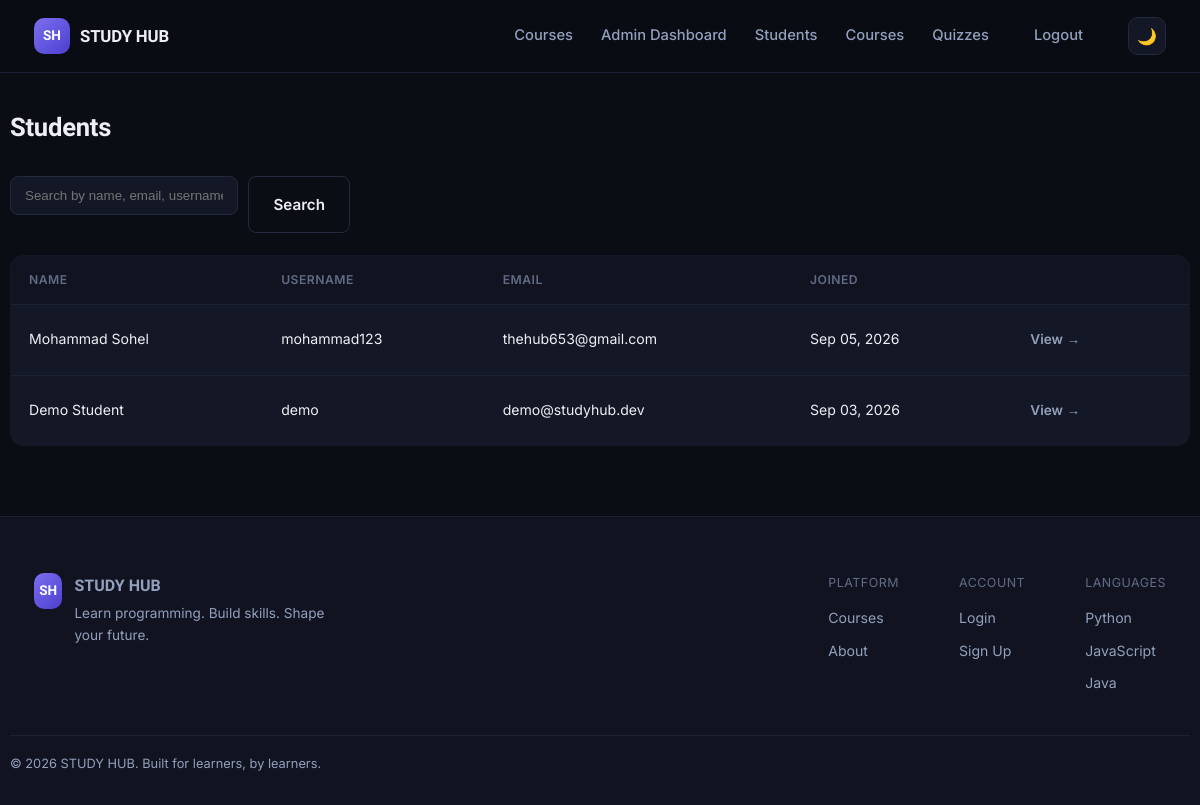
/admin/students (signed in), run on the app's committed database.
### models.py (models this page shows, shortened)
class Student(UserMixin, db.Model):
    __tablename__ = "students"
    id = db.Column(db.Integer, primary_key=True)
    full_name = db.Column(db.String(120), nullable=False)
    email = db.Column(db.String(160), unique=True, nullable=False)
    username = db.Column(db.String(60), unique=True, nullable=False)
    password_hash = db.Column(db.String(255), nullable=False)
    created_at = db.Column(db.DateTime, default=datetime.utcnow)
    progress = db.relationship("Progress", backref="student", lazy=True, cascade="all, delete-orphan")
    attempts = db.relationship("QuizAttempt", backref="student", lazy=True, cascade="all, delete-orphan")
    certificates = db.relationship("Certificate", backref="student", lazy=True, cascade="all, delete-orphan")

### app.py (the view)
@app.route("/admin/students")
@admin_required
def admin_students():
    q = request.args.get("q", "").strip()
    query = Student.query
    if q:
        like = f"%{q}%"
        query = query.filter(db.or_(Student.full_name.ilike(like),
                                     Student.email.ilike(like),
                                     Student.username.ilike(like)))
    students = query.order_by(Student.created_at.desc()).all()
    return render_template("admin/students.html", students=students, q=q)

### app.py (called while the page is built)
@login_manager.user_loader
def load_user(user_id):
    if user_id.startswith("student-"):
        return Student.query.get(int(user_id.split("-", 1)[1]))
    if user_id.startswith("admin-"):
        return Admin.query.get(int(user_id.split("-", 1)[1]))
    return None

def admin_required(fn):
    @wraps(fn)
    def wrapper(*args, **kwargs):
        if not current_user.is_authenticated or not isinstance(current_user, Admin):
            flash("Admin login required.", "error")
            return redirect(url_for("admin_login"))
        return fn(*args, **kwargs)
    return wrapper

@app.context_processor
def inject_globals():
    return {"current_year": datetime.utcnow().year}

### templates/admin/students.html (shortened to what this page needs)
{% extends "base.html" %}
{% block content %}
<div class="container admin-shell">
  <div class="admin-head"><h1>Students</h1></div>
  <form method="GET" class="search-box">
    <input type="text" name="q" value="{{ q }}" placeholder="Search by name, email, username" class="field" style="padding:11px 14px; border-radius:8px; border:1px solid var(--border); background:var(--bg-card); color:var(--text-primary); flex:1;">
    <button type="submit" class="btn btn-secondary">Search</button>
  </form>
  <table class="admin-table">
    <thead><tr><th>Name</th><th>Username</th><th>Email</th><th>Joined</th><th></th></tr></thead>
    <tbody>
      {% for s in students %}
      <tr>
        <td>{{ s.full_name }}</td>
        <td>{{ s.username }}</td>
        <td>{{ s.email }}</td>
        <td>{{ s.created_at.strftime('%b %d, %Y') }}</td>
        <td><a href="{{ url_for('admin_student_detail', student_id=s.id) }}" class="btn btn-ghost btn-sm">View →</a></td>
      </tr>
      {% else %}
      <tr><td colspan="5">No students found.</td></tr>
      {% endfor %}
    </tbody>
  </table>
</div>
{% endblock %}

### static/css/style.css (style rules this page uses)
:root { --font-display: "Sora", sans-serif; --font-body: "Inter", sans-serif; --font-mono: "JetBrains Mono", monospace; --radius-sm: 8px; --radius-md: 14px; --radius-lg: 22px; --accent: #7C6FF0; --accent-2: #34D3B0; --accent-3: #F0B84F; --danger: #F1667A; --shadow-card: 0 1px 2px rgba(10, 12, 20, 0.04), 0 8px 24px -12px rgba(10, 12, 20, 0.35); --shadow-pop: 0 20px 60px -20px rgba(20, 10, 60, 0.45); --transition: 160ms cubic-bezier(.4,0,.2,1); }
html[data-theme="dark"] { --bg: #0A0D14; --bg-elevated: #111420; --bg-card: #141826; --bg-card-hover: #181D2E; --border: #232A3D; --border-soft: #1B2032; --text-primary: #EDEFF5; --text-secondary: #93A0BD; --text-muted: #616B85; --code-bg: #0D1017; --nav-bg: rgba(10, 13, 20, 0.82); }
* { box-sizing: border-box; }
html { scroll-behavior: smooth; }
body { margin: 0; background: var(--bg); color: var(--text-primary); font-family: var(--font-body); line-height: 1.6; -webkit-font-smoothing: antialiased; transition: background var(--transition), color var(--transition); }
h1, h2, h3, h4 { font-family: var(--font-display); font-weight: 700; line-height: 1.15; margin: 0 0 .5em; letter-spacing: -0.01em; }
a { color: inherit; text-decoration: none; }
button { font-family: inherit; cursor: pointer; }
.container { max-width: 1180px; margin: 0 auto; padding: 0 24px; }
.btn { display: inline-flex; align-items: center; justify-content: center; gap: 8px; padding: 13px 24px; border-radius: var(--radius-sm); font-weight: 600; font-size: 0.95rem; border: 1px solid transparent; transition: transform var(--transition), background var(--transition), border-color var(--transition), box-shadow var(--transition); white-space: nowrap; }
.btn-secondary { background: transparent; color: var(--text-primary); border-color: var(--border); }
.btn-ghost { background: transparent; color: var(--text-secondary); border-color: transparent; }
.btn-sm { padding: 9px 16px; font-size: 0.85rem; }
.field { margin-bottom: 18px; }
.admin-shell { padding: 40px 0 70px; }
.admin-head { display: flex; justify-content: space-between; align-items: center; margin-bottom: 30px; flex-wrap: wrap; gap: 14px; }
.admin-head h1 { font-size: 1.6rem; margin-bottom: 4px; }
.admin-table { width: 100%; border-collapse: collapse; background: var(--bg-card); border: 1px solid var(--border); border-radius: var(--radius-md); overflow: hidden; }
.admin-table th, .admin-table td { padding: 14px 18px; text-align: left; font-size: 0.88rem; border-bottom: 1px solid var(--border-soft); }
.admin-table th { color: var(--text-muted); font-weight: 600; font-size: 0.76rem; text-transform: uppercase; letter-spacing: .04em; background: var(--bg-elevated); }
.admin-table tr:last-child td { border-bottom: none; }
.search-box { display: flex; gap: 10px; margin-bottom: 22px; max-width: 340px; }

### data on the page
Student: full_name "Mohammad Sohel", username "mohammad123", email "thehub653@gmail.com", created_at "Sep 05, 2026"
Student: full_name "Demo Student", username "demo", email "demo@studyhub.dev", created_at "Sep 03, 2026"
